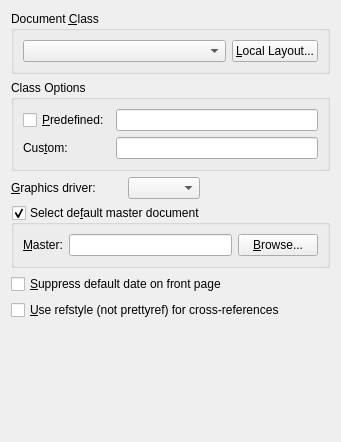
<?xml version="1.0" encoding="UTF-8"?>
<ui version="4.0">
 <class>LaTeXUi</class>
 <widget class="QWidget" name="LaTeXUi">
  <property name="geometry">
   <rect>
    <x>0</x>
    <y>0</y>
    <width>341</width>
    <height>442</height>
   </rect>
  </property>
  <property name="windowTitle">
   <string/>
  </property>
  <layout class="QGridLayout" name="gridLayout_2">
   <item row="0" column="0" colspan="4">
    <widget class="QGroupBox" name="groupBox">
     <property name="title">
      <string>Document &amp;Class</string>
     </property>
     <property name="flat">
      <bool>true</bool>
     </property>
     <layout class="QGridLayout">
      <property name="margin">
       <number>9</number>
      </property>
      <property name="spacing">
       <number>6</number>
      </property>
      <item row="0" column="0">
       <widget class="lyx::frontend::CategorizedCombo" name="classCO">
        <property name="maxVisibleItems">
         <number>20</number>
        </property>
       </widget>
      </item>
      <item row="0" column="1">
       <widget class="QPushButton" name="layoutPB">
        <property name="sizePolicy">
         <sizepolicy hsizetype="Fixed" vsizetype="Fixed">
          <horstretch>0</horstretch>
          <verstretch>0</verstretch>
         </sizepolicy>
        </property>
        <property name="toolTip">
         <string>Click to select a local document class definition file</string>
        </property>
        <property name="text">
         <string>&amp;Local Layout...</string>
        </property>
       </widget>
      </item>
     </layout>
    </widget>
   </item>
   <item row="1" column="0" colspan="4">
    <widget class="QGroupBox" name="optionsGB">
     <property name="title">
      <string>Class Options</string>
     </property>
     <property name="flat">
      <bool>true</bool>
     </property>
     <layout class="QGridLayout" name="gridLayout_1">
      <item row="0" column="0">
       <widget class="QCheckBox" name="defaultOptionsCB">
        <property name="toolTip">
         <string>Enable to use the options that are predefined in the layout file</string>
        </property>
        <property name="text">
         <string>&amp;Predefined:</string>
        </property>
       </widget>
      </item>
      <item row="0" column="1">
       <widget class="QLineEdit" name="defaultOptionsLE">
        <property name="toolTip">
         <string>The options that are predefined in the layout file. Click to the left to select/deselect.</string>
        </property>
        <property name="readOnly">
         <bool>true</bool>
        </property>
       </widget>
      </item>
      <item row="1" column="0">
       <widget class="QLabel" name="optionsL">
        <property name="text">
         <string>Cus&amp;tom:</string>
        </property>
        <property name="buddy">
         <cstring>optionsLE</cstring>
        </property>
       </widget>
      </item>
      <item row="1" column="1">
       <widget class="QLineEdit" name="optionsLE"/>
      </item>
     </layout>
    </widget>
   </item>
   <item row="2" column="0">
    <widget class="QLabel" name="psdriverL">
     <property name="text">
      <string>&amp;Graphics driver:</string>
     </property>
     <property name="buddy">
      <cstring>psdriverCO</cstring>
     </property>
    </widget>
   </item>
   <item row="2" column="2">
    <widget class="QComboBox" name="psdriverCO">
     <property name="duplicatesEnabled">
      <bool>false</bool>
     </property>
    </widget>
   </item>
   <item row="2" column="3">
    <spacer name="horizontalSpacer_1">
     <property name="orientation">
      <enum>Qt::Horizontal</enum>
     </property>
     <property name="sizeHint" stdset="0">
      <size>
       <width>261</width>
       <height>22</height>
      </size>
     </property>
    </spacer>
   </item>
   <item row="3" column="0" colspan="4">
    <widget class="QGroupBox" name="childDocGB">
     <property name="toolTip">
      <string>Select if the current document is included to a master file</string>
     </property>
     <property name="statusTip">
      <string/>
     </property>
     <property name="title">
      <string>Select de&amp;fault master document</string>
     </property>
     <property name="flat">
      <bool>true</bool>
     </property>
     <property name="checkable">
      <bool>true</bool>
     </property>
     <layout class="QGridLayout">
      <property name="margin">
       <number>9</number>
      </property>
      <property name="spacing">
       <number>6</number>
      </property>
      <item row="0" column="0">
       <widget class="QLabel" name="childDocLA">
        <property name="text">
         <string>&amp;Master:</string>
        </property>
        <property name="buddy">
         <cstring>childDocLE</cstring>
        </property>
       </widget>
      </item>
      <item row="0" column="2">
       <widget class="QPushButton" name="childDocPB">
        <property name="text">
         <string>&amp;Browse...</string>
        </property>
       </widget>
      </item>
      <item row="0" column="1">
       <widget class="QLineEdit" name="childDocLE">
        <property name="toolTip">
         <string>Enter the name of the default master document</string>
        </property>
       </widget>
      </item>
     </layout>
    </widget>
   </item>
   <item row="4" column="0" colspan="4">
    <widget class="QCheckBox" name="suppressDateCB">
     <property name="enabled">
      <bool>true</bool>
     </property>
     <property name="sizePolicy">
      <sizepolicy hsizetype="Preferred" vsizetype="Fixed">
       <horstretch>0</horstretch>
       <verstretch>0</verstretch>
      </sizepolicy>
     </property>
     <property name="text">
      <string>&amp;Suppress default date on front page</string>
     </property>
    </widget>
   </item>
   <item row="6" column="1">
    <spacer name="verticalSpacer">
     <property name="orientation">
      <enum>Qt::Vertical</enum>
     </property>
     <property name="sizeHint" stdset="0">
      <size>
       <width>20</width>
       <height>2</height>
      </size>
     </property>
    </spacer>
   </item>
   <item row="5" column="0" colspan="4">
    <widget class="QCheckBox" name="refstyleCB">
     <property name="text">
      <string>&amp;Use refstyle (not prettyref) for cross-references</string>
     </property>
    </widget>
   </item>
  </layout>
 </widget>
 <customwidgets>
  <customwidget>
   <class>lyx::frontend::CategorizedCombo</class>
   <extends>QComboBox</extends>
   <header>CategorizedCombo.h</header>
  </customwidget>
 </customwidgets>
 <tabstops>
  <tabstop>classCO</tabstop>
  <tabstop>layoutPB</tabstop>
  <tabstop>defaultOptionsCB</tabstop>
  <tabstop>defaultOptionsLE</tabstop>
  <tabstop>optionsLE</tabstop>
  <tabstop>psdriverCO</tabstop>
  <tabstop>childDocGB</tabstop>
  <tabstop>childDocLE</tabstop>
  <tabstop>childDocPB</tabstop>
  <tabstop>suppressDateCB</tabstop>
  <tabstop>refstyleCB</tabstop>
 </tabstops>
 <includes>
  <include location="local">qt_i18n.h</include>
 </includes>
 <resources/>
 <connections>
  <connection>
   <sender>defaultOptionsCB</sender>
   <signal>toggled(bool)</signal>
   <receiver>defaultOptionsLE</receiver>
   <slot>setEnabled(bool)</slot>
   <hints>
    <hint type="sourcelabel">
     <x>63</x>
     <y>79</y>
    </hint>
    <hint type="destinationlabel">
     <x>237</x>
     <y>82</y>
    </hint>
   </hints>
  </connection>
  <connection>
   <sender>groupBox</sender>
   <signal>clicked()</signal>
   <receiver>classCO</receiver>
   <slot>setFocus()</slot>
   <hints>
    <hint type="sourcelabel">
     <x>160</x>
     <y>33</y>
    </hint>
    <hint type="destinationlabel">
     <x>160</x>
     <y>47</y>
    </hint>
   </hints>
  </connection>
 </connections>
</ui>
